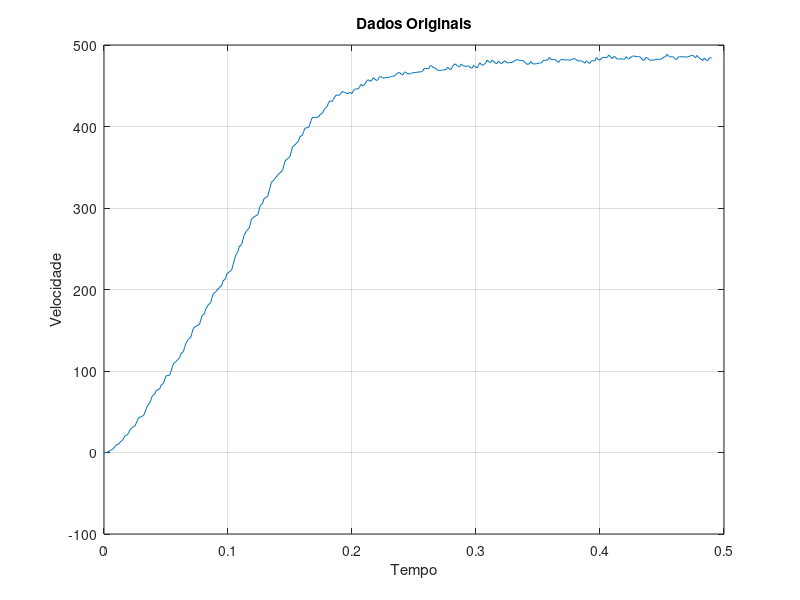
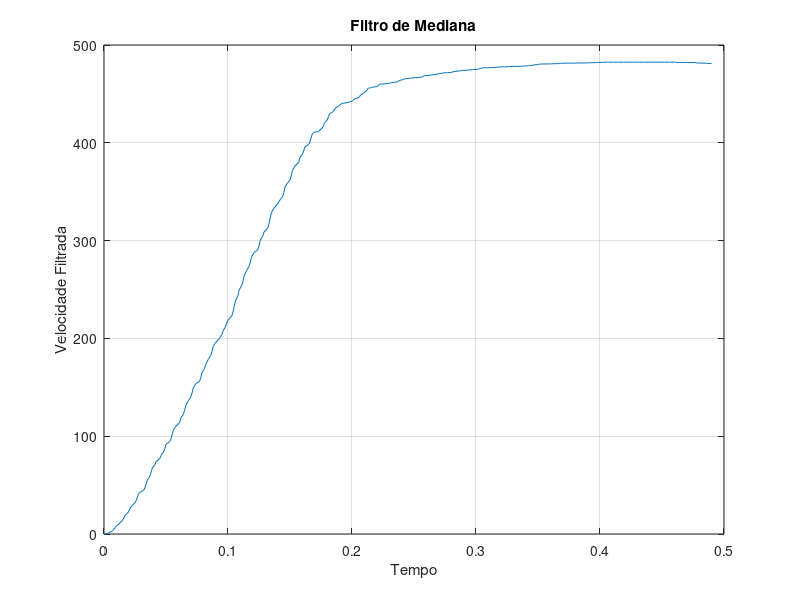
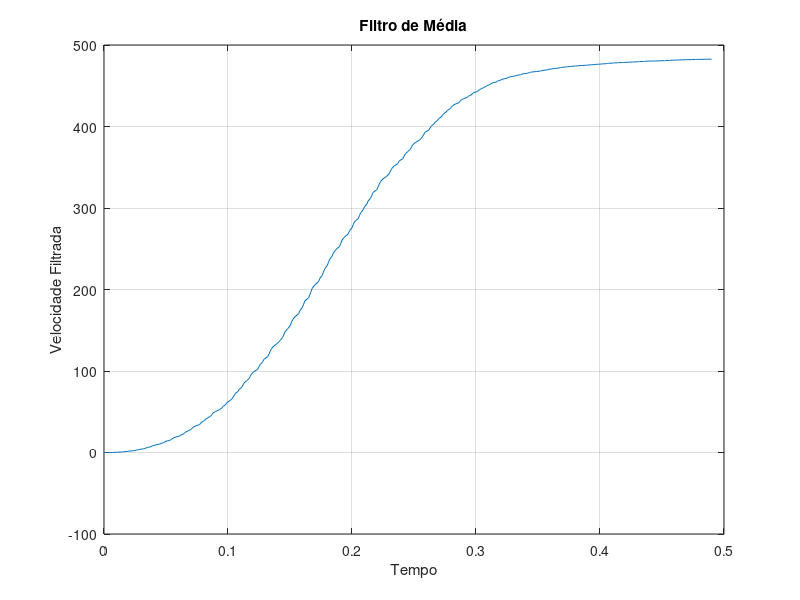

Write the MATLAB code that produced these figures, in order.
clear all
close all
pkg load signal

[vel, tempo] = textread('./output/outputDegrau/output2024-05-25_12-55-46.txt', "%f,%f");

janela_mediana = 100; % Tamanho da janela para o filtro de mediana
janela_media = 100; % Tamanho da janela para o filtro de média

tempo_maximo_de_plot = .5;
idx_tempo_maximo_de_plot = Inf;

for i=1:1:length(tempo)
    if tempo(i) <= tempo_maximo_de_plot + .01 && tempo(i) >= tempo_maximo_de_plot - .01
        idx_tempo_maximo_de_plot = i
        break
    endif
endfor

disp(idx_tempo_maximo_de_plot)

if idx_tempo_maximo_de_plot ~= Inf
    vel = vel(1:idx_tempo_maximo_de_plot)
    tempo = tempo(1:idx_tempo_maximo_de_plot)
endif

% Aplicar filtro de mediana
vel_filt_med = medfilt1(vel, janela_mediana);

% Aplicar filtro de média
b = (1/janela_media) * ones(1, janela_media);
a = 1;
vel_filt_media = filter(b, a, vel);

figure(1)
plot(tempo, vel);
title('Dados Originais');
xlabel('Tempo');
ylabel('Velocidade');
grid on;

figure(2)
plot(tempo, vel_filt_med);
title('Filtro de Mediana');
xlabel('Tempo');
ylabel('Velocidade Filtrada');
grid on;

figure(3)
plot(tempo, vel_filt_media);
title('Filtro de Média');
xlabel('Tempo');
ylabel('Velocidade Filtrada');
grid on;

